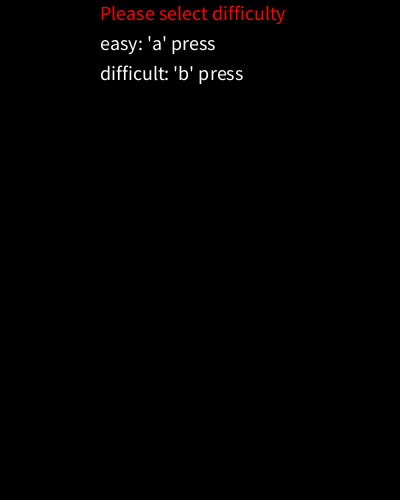
Frame 1 (no input)
Frame 60 (the mouse pressed at the canvas centre just before this capture): identical to frame 1, image omitted
Frame 120 (the mouse held since frame 60 and released just before this capture): identical to frame 1, image omitted

The Processing sketch that drew this single still picture (run headless with seeded random() and noise(); from frame 60 on, the mouse is pressed at the canvas centre):

// Processing sketch: submarine
// ── submarine.pde
int gseq;
int px = 200;
int py = 420;
int pw = 40;
int ph = 20;
float bx; //ball座標
float by;
float spdx; //ball速度
float spdy;
int bw = 7; //ball幅と高さ
int bh = 7;
boolean phit = false;
int blw = 78;
int blh = 30;
final int BNUM = 25;
boolean[] blf = new boolean[BNUM];
float lastx;
float lasty;
boolean bexist = false;
int score;
int mcnt;
int life;
int gcnt = 0; //how many games
int[] ranking = new int[5];
boolean flag;
int gameTime;
void setup(){
  size(400,500);
  noStroke();
  colorMode(HSB,100,100,100);
  gameInit();
  for(int i=0;i<5;i++){
    ranking[i] = 0;
  }
}

void draw(){
  background(0);
  switch(gseq){
    case 0:
      selectDifficulty();
      break;
    case 1:
      gameTitle();
      break;
    case 2:
      gamePlay();
      break;
    case 3:
      gameOver();
      break;
    case 4:
      rankingDisp();
      break;
  }
}

void selectDifficulty(){
  textSize(20);
  fill(0,100,100);
  mcnt++;
  if(mcnt % 50 < 40){
    text("Please select difficulty",100,20);
  }
  fill(0,0,100);
  text("easy: 'a' press",100,50);
  text("difficult: 'b' press",100,80);
}

void keyPressed(){
  if(key=='a'){
    spdx = 2;
    spdy = 2;
    gseq = 1;
  }
  if(key=='b'){
    spdx = 7;
    spdy = 7;
    gseq = 1;
  }
  if(key=='c'){
    gseq = 4;
  }
}
void gameInit(){
  gseq = 0;
  bx = 100;
  by = 250;
  spdx = 5;
  spdy = 5;
  phit = false;
  for(int i=0;i<BNUM;i++){
    blf[i] = true;
  }
  bexist = false;
  score = 0;
  mcnt = 0;
  life = 3;
  flag = true;
  gameTime = 15;
}

void gameTitle(){
  playerMove();
  playerDisp();
  blockDisp();
  scoreDisp();
  lifeDisp();
  mcnt++;
  if(mcnt%40 < 30){
    textSize(20);
    fill(20,100,100);
    text("Click to start",140,360);
  }
}

void gamePlay(){
  playerMove();
  playerDisp();
  blockDisp();
  ballMove();
  ballDisp();
  scoreDisp();
  lifeDisp();
}

void gameOver(){
  playerDisp();
  blockDisp();
  scoreDisp();
  lifeDisp();
  textSize(20);
  fill(1,100,100);
  text("GAME OVER",60,300);
  mcnt++;
  if(mcnt%40 < 30){
    textSize(20);
    fill(20,100,100);
    text("Click to retry",140,360);
    text("'c' see ranking",140,390);
  }
}

void rankingDisp(){
  if(flag){
    ranking[gcnt] = score;
    gcnt++;
    ranking = sort(ranking);
    ranking = reverse(ranking);
    flag = false;
  }
  int yyy=100,Size=30;
  //for(int i=0;i<6;i++)println(ranking[i]);
  for(int i=0;i<5;i++){
    int num = i+1;
    fill(i*15,100,100);
    textSize(Size);
    Size-=5;
    text("No."+num+":"+ranking[i],140,yyy);
    yyy += 25;
  }
  textSize(30);
  text("Click to retry",140,360);
}

void playerDisp(){
  fill(0,0,100);
  rect(px,py,pw,ph,5);
}

void playerMove(){
  px = mouseX;
  if(px+pw > width){
    px = width - pw;
  }
}

void ballDisp(){
  imageMode(CENTER);
  fill(0,100,100);
  rect(bx,by,bw,bh);
  imageMode(CORNER);
}

void ballMove(){
  lastx = bx;
  lasty = by;
  bx += spdx;
  by += spdy;
  if(by > height){ //下に沈んだ時
    life--;
    if(life == 0){
      gseq = 3;
    }
    bx = 100;
    by = 250;
  }
  if(by < 0){
    spdy *= -1;
  }
  if(bx < 0 || bx > width){
    spdx *= -1;
  }
  if(!phit && px < bx && px+pw > bx
    && py < by && py+ph > by){
      spdy *= -1;
      phit = true;
      if(!bexist){
        for(int i=0; i<BNUM; i++){
          blf[i] = true;
        }
        score++;
      }
    }
    if(by < py-30){
      phit = false;
    }
}

void blockDisp(){
  int xx,yy;
  bexist = false;
  for(int i=0; i<BNUM; i++){
    if(blf[i]){
      fill(i/5*15,100,100);
      xx = i%5 * (blw+2);
      yy = 50 + i/5 * (blh+2);
      blockHitCheck(i,xx,yy);
      if(blf[i]){
        rect(xx,yy,blw,blh,2);
        bexist = true;
      }
    }
  }
}

void blockHitCheck(int ii,int xx,int yy){
  if(!(xx < bx && xx+blw > bx && yy < by
  && yy+blh > by)){
    return ;
  }
  blf[ii] = false;
  score += 10;
  if(ii < 10){
    score += 10;
  }
  if(xx < lastx && xx+blw > lastx){
    spdy *= -1;
    return ;
  }
  if(yy < lasty && yy+blh > lasty){
    spdx *= -1;
    return ;
  }
  spdx *= -1;
  spdy *= -1;
}

void scoreDisp(){
  textSize(24);
  fill(0,0,100);
  text("score:"+score,10,25);
}

void lifeDisp(){
  textSize(24);
  fill(255,255,255);
  text("life:"+life,width-80,25);
}
void mousePressed(){
  if(gseq == 1){
    gseq = 2;
  }
  if(gseq == 3 || gseq == 4){
    gameInit();
  }
}
